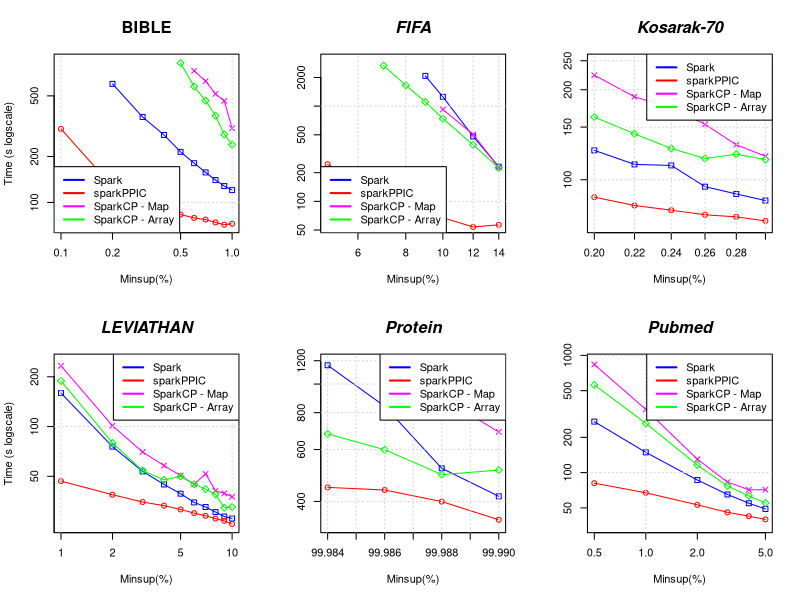

Recreate this plot in R.

#png(file="mygraphic.png",width=1259,height=756)
par(mfrow=c(2,3))
# 300 partitions everywhere (except sparkPPIC, of course)

#BIBLE 
#DATA
x <- rev(c(0.001, 0.002, 0.003, 0.004, 0.005, 0.006, 0.007, 0.008, 0.009, 0.01)*100)

spark <-c(120533, 128060, 140167, 157374, 180987, 214660, 277136, 363336, 599299, 0)/1000
sparkPPIC <- c(72493, 71476, 73961, 77192, 79149, 83273, 96695, 99406, 126792, 303826)/1000
sparkCPMap <- c(306833, 463417, 515342, 624510, 730545, 0, 0, 0, 0, 0)/1000
sparkCPArray <- c(239212, 279359, 370612, 464873, 575584, 819977, 0, 0, 0, 0)/1000

#PLOT
plot(x,spark, log = "xy", type="o", pch=0, xlab="Minsup(%)", ylab="Time (s logscale)", col="blue", ylim=c(70, 850))
lines(x,sparkPPIC, col="red", type="o", pch=1)
lines(x,sparkCPMap, col="magenta", type="o", pch=4)
lines(x,sparkCPArray, col="green", type="o", pch=5)
title(main="BIBLE", cex.lab=1.5, cex.axis=1.5, cex.main=1.5, cex.sub=1.5)
grid()
legend("bottomleft", legend=c("Spark", "sparkPPIC", "SparkCP - Map", "SparkCP - Array"), lty=c(1,1),lwd=c(2,2), col=c("blue","red", "magenta", "green"), cex = 1)

#FIFA 
#DATA
x <- rev(c(0.05, 0.06, 0.07, 0.08, 0.09, 0.10, 0.12, 0.14)*100)

spark <-c(230895, 480474, 1253763, 2080473, 0, 0, 0, 0)/1000
sparkPPIC <- c(56639, 53848, 67270, 92645, 130974, 139763, 158870, 245169)/1000
sparkCPMap <- c(227256, 504521, 923323, 0, 0, 0, 0, 0)/1000
sparkCPArray <- c(224544, 392279, 740741, 1108297, 1655731, 2662610, 0, 0)/1000

#PLOT
plot(x,spark, log = "xy", type="o", pch=0, xlab="Minsup(%)", ylab="", col="blue", ylim=c(55, 3000))
lines(x,sparkPPIC, col="red", type="o", pch=1)
lines(x,sparkCPMap, col="magenta", type="o", pch=4)
lines(x,sparkCPArray, col="green", type="o", pch=5)
title(main="FIFA", font.main=4, cex.lab=1.5, cex.axis=1.5, cex.main=1.5, cex.sub=1.5)
grid()
legend("bottomleft", legend=c("Spark", "sparkPPIC", "SparkCP - Map", "SparkCP - Array"), lty=c(1,1),lwd=c(2,2), col=c("blue","red", "magenta", "green"), cex = 1)


#KOSARAK 
#DATA
x <- rev(c(0.0020, 0.0022, 0.0024, 0.0026, 0.0028, 0.0030)*100)

spark <- c(85207, 89607, 94796, 111652, 112545, 125368)/1000
sparkPPIC <- c(72853, 75134, 76364, 79079, 82005, 87426)/1000
sparkCPMap <- c(119807, 130849, 153225, 173705, 189371, 223590)/1000
sparkCPArray <- c(116795, 121702, 117764, 127147, 142430, 162014)/1000

#PLOT
plot(x,spark, log = "xy", type="o", pch=0, xlab="Minsup(%)", ylab="", col="blue", ylim=c(70, 250))
lines(x,sparkPPIC, col="red", type="o", pch=1)
lines(x,sparkCPMap, col="magenta", type="o", pch=4)
lines(x,sparkCPArray, col="green", type="o", pch=5)
title(main="Kosarak-70", font.main=4, cex.lab=1.5, cex.axis=1.5, cex.main=1.5, cex.sub=1.5)
grid()
legend("topright", legend=c("Spark", "sparkPPIC", "SparkCP - Map", "SparkCP - Array"), lty=c(1,1),lwd=c(2,2), col=c("blue","red", "magenta", "green"), cex = 1)


#LEVIATHAN 
#DATA
x <- rev(c(0.01, 0.02, 0.03, 0.04, 0.05, 0.06, 0.07, 0.08, 0.09, 0.1)*100)

spark <-c(27795, 28547, 30378, 32613, 34750, 39251, 44618, 53540, 75583, 159321)/1000
sparkPPIC <- c(25739, 26887, 27743, 28844, 29933, 31517, 33208, 34944, 38670, 46764)/1000
sparkCPMap <- c(37580, 39417, 40832, 51747, 44725, 50491, 58006, 70175, 101046, 232967)/1000
sparkCPArray <- c(32660, 32294, 38910, 41836, 44770, 49933, 47563, 54105, 79554, 188720)/1000

#PLOT
plot(x,spark, log = "xy", type="o", pch=0, xlab="Minsup(%)", ylab="Time (s logscale)", col="blue", ylim=c(25, 250))
lines(x,sparkPPIC, col="red", type="o", pch=1)
lines(x,sparkCPMap, col="magenta", type="o", pch=4)
lines(x,sparkCPArray, col="green", type="o", pch=5)
title(main="LEVIATHAN", font.main=4, cex.lab=1.5, cex.axis=1.5, cex.main=1.5, cex.sub=1.5)
grid()
legend("topright", legend=c("Spark", "sparkPPIC", "SparkCP - Map", "SparkCP - Array"), lty=c(1,1),lwd=c(2,2), col=c("blue","red", "magenta", "green"), cex = 1)


#PROTEIN 
#DATA
x <- rev(c(0.99984, 0.99986, 0.99988, 0.9999)*100)

spark <-c(416332, 518093, 840899, 1158215)/1000
sparkPPIC <- c(346658, 399486, 437277, 446292)/1000
sparkCPMap <- c(688285, 899486, 0, 0)/1000
sparkCPArray <- c(511053, 493237, 598874, 677839)/1000

#PLOT
plot(x,spark, log = "xy", type="o", pch=0, xlab="Minsup(%)", ylab="", col="blue", ylim=c(330, 1200))
lines(x,sparkPPIC, col="red", type="o", pch=1)
lines(x,sparkCPMap, col="magenta", type="o", pch=4)
lines(x,sparkCPArray, col="green", type="o", pch=5)
title(main="Protein", font.main=4, cex.lab=1.5, cex.axis=1.5, cex.main=1.5, cex.sub=1.5)
grid()
legend("topright", legend=c("Spark", "sparkPPIC", "SparkCP - Map", "SparkCP - Array"), lty=c(1,1),lwd=c(2,2), col=c("blue","red", "magenta", "green"), cex = 1)


#PUBMED 
#DATA
x <- rev(c(0.005, 0.01, 0.02, 0.03, 0.04, 0.05)*100)

spark <-c(48962, 54762, 65118, 86453, 148804, 272193)/1000
sparkPPIC <- c(39894, 42527, 45842, 53072, 67256, 81245)/1000
sparkCPMap <- c(71474, 71340, 83013, 130118, 345680, 836681)/1000
sparkCPArray <- c(55085, 63331, 76955, 116025, 263113, 559204)/1000

#PLOT
plot(x,spark, log = "xy", type="o", pch=0, xlab="Minsup(%)", ylab="", col="blue", ylim=c(35, 900))
lines(x,sparkPPIC, col="red", type="o", pch=1)
lines(x,sparkCPMap, col="magenta", type="o", pch=4)
lines(x,sparkCPArray, col="green", type="o", pch=5)
title(main="Pubmed", font.main=4, cex.lab=1.5, cex.axis=1.5, cex.main=1.5, cex.sub=1.5)
grid()
legend("topright", legend=c("Spark", "sparkPPIC", "SparkCP - Map", "SparkCP - Array"), lty=c(1,1),lwd=c(2,2), col=c("blue","red", "magenta", "green"), cex = 1)


#dev.off()
